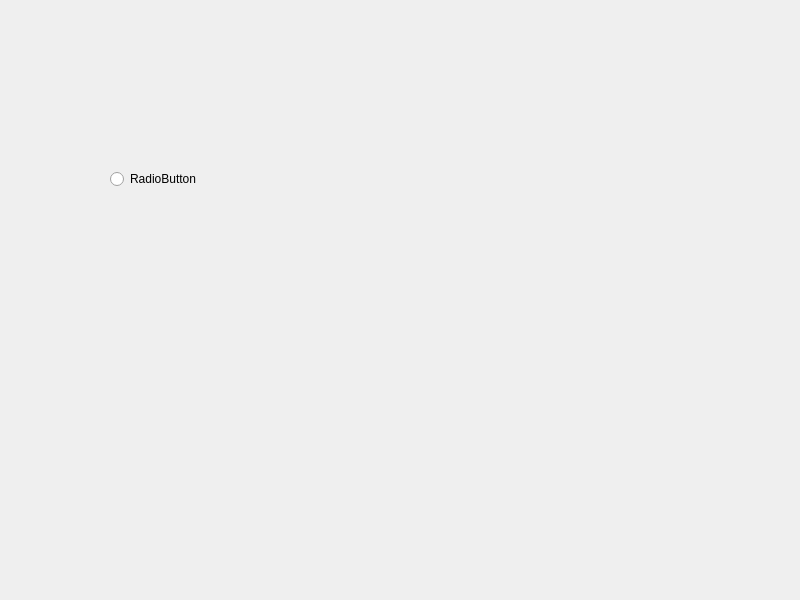
<?xml version="1.0" encoding="UTF-8"?>
<ui version="4.0">
 <class>Widget</class>
 <widget class="QWidget" name="Widget">
  <property name="geometry">
   <rect>
    <x>0</x>
    <y>0</y>
    <width>800</width>
    <height>600</height>
   </rect>
  </property>
  <property name="windowTitle">
   <string>Widget</string>
  </property>
  <widget class="QRadioButton" name="radioButton">
   <property name="geometry">
    <rect>
     <x>110</x>
     <y>170</y>
     <width>91</width>
     <height>18</height>
    </rect>
   </property>
   <property name="text">
    <string>RadioButton</string>
   </property>
  </widget>
 </widget>
 <resources/>
 <connections/>
</ui>
